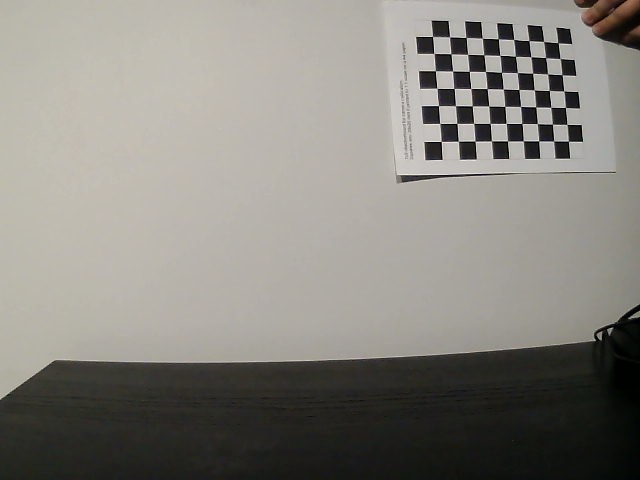
#> input picture CameraCalibrationPhotos/WIN_20220330_00_13_16_Pro.jpg, 640 x 480 px; its folder holds only this picture in this run
$ python -i helpers.py   (imports and definitions only)
#> lines starting #> are read from the running program, lines starting #| are printed output that depends on the picture; after the words box and inside, x2 and y2 are one past the last pixel; in counts of white or black regions, pixels touching at a corner belong together
#> further down, picture is the input picture: shape (480, 640, 3); mean B, G, R 126.6, 133, 135.7
import cv2
import numpy as np
import glob
import json
import matplotlib.pyplot as plt


# [18 lines left out: functions calibrate_camera, undistort_camera, not called in this run]


def pre_processing(img):
    # https://www.geeksforgeeks.org/text-detection-and-extraction-using-opencv-and-ocr/
    imgGray = cv2.cvtColor(img, cv2.COLOR_BGR2GRAY)
    imgBlur = cv2.GaussianBlur(imgGray, (5, 5), 1)
    imgThreshold = cv2.adaptiveThreshold(imgBlur, 255, cv2.ADAPTIVE_THRESH_GAUSSIAN_C, cv2.THRESH_BINARY, 11, 2)
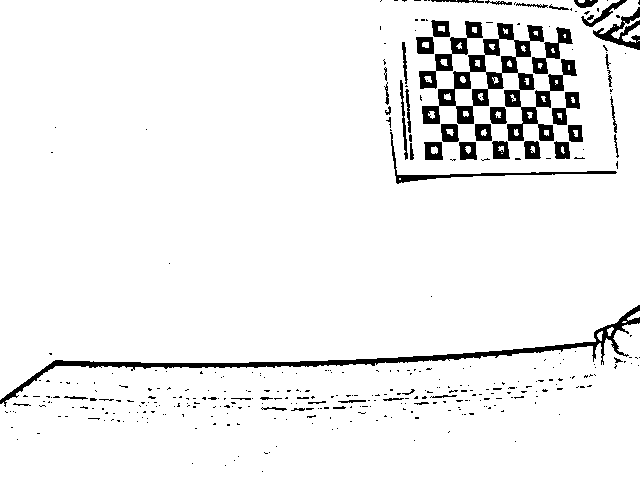
#> imgThreshold: shape (480, 640); 94.2% white; 368 black regions (316 under 20 px), largest, box (x1, y1, x2, y2) and area: (422, 23, 577, 141) 4635, (0, 305, 640, 407) 3682, (419, 21, 483, 89) 968
    imgInvert = cv2.bitwise_not(imgThreshold, 0)
    imgKernel = cv2.getStructuringElement(cv2.MORPH_RECT, (2, 2))
    imgMorph = cv2.morphologyEx(imgInvert, cv2.MORPH_OPEN, imgKernel)
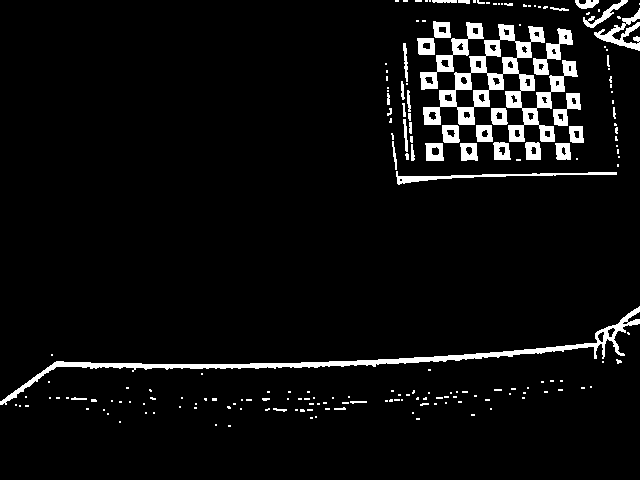
#> imgMorph: shape (480, 640); 5.4% white; 192 white regions (148 under 20 px), largest, box (x1, y1, x2, y2) and area: (423, 24, 578, 142) 4611, (0, 306, 640, 405) 3601, (420, 22, 484, 90) 965
    result = cv2.dilate(imgMorph, imgKernel, iterations=1)
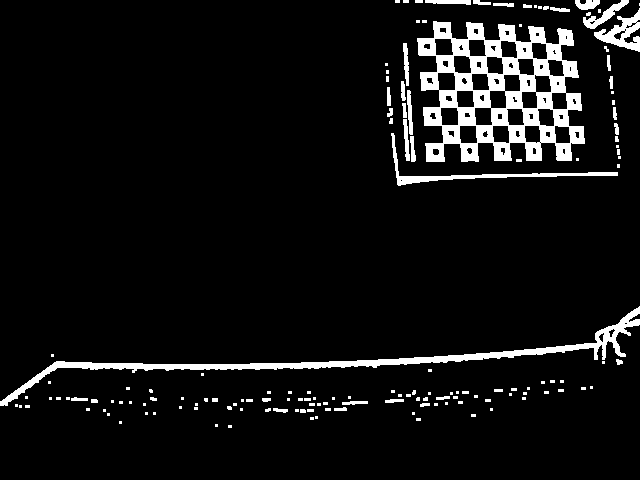
#> result: shape (480, 640); 7% white; 149 white regions (104 under 20 px), largest, box (x1, y1, x2, y2) and area: (417, 21, 585, 162) 11086, (0, 306, 640, 406) 4525, (391, 133, 618, 186) 1085
    return result


# [140 lines left out: functions find_corners, find_corner_position, warp_img, isolate_cells, preprocess_cell, crop_cell and 4 more, not called in this run]

>>> import cv2
>>> picture = cv2.imread('CameraCalibrationPhotos/WIN_20220330_00_13_16_Pro.jpg')
>>> result = pre_processing(picture)

$ run again, on CameraCalibrationPhotos/WIN_20220330_00_13_25_Pro.jpg
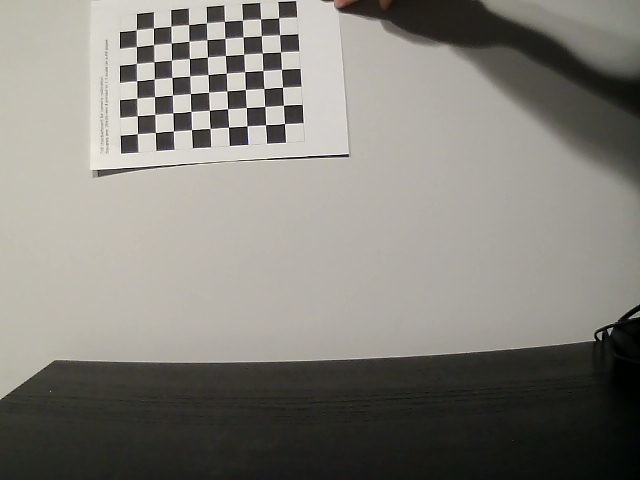
#> input picture CameraCalibrationPhotos/WIN_20220330_00_13_25_Pro.jpg, 640 x 480 px
#> picture is the input picture: shape (480, 640, 3); mean B, G, R 122.5, 129.2, 131.8
#> in pre_processing, `imgThreshold = cv2.adaptiveThreshold(imgBlur, 255, cv2.ADAPTIVE_THRESH..`:
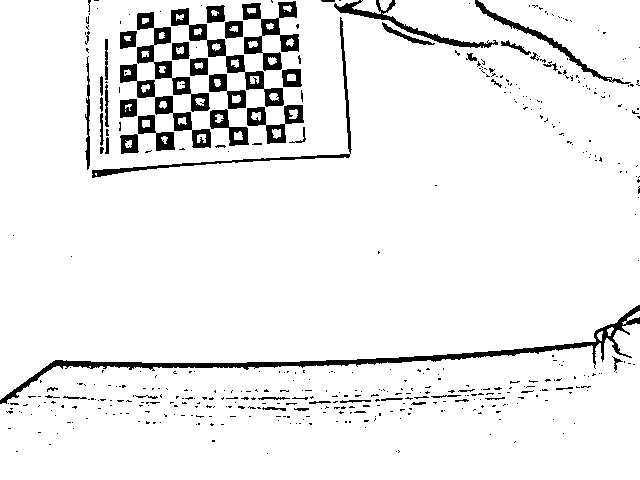
#> imgThreshold: shape (480, 640); 93.1% white; 468 black regions (410 under 20 px), largest, box (x1, y1, x2, y2) and area: (0, 305, 640, 404) 3775, (171, 8, 284, 107) 1551, (242, 1, 299, 71) 1502
#> imgMorph: shape (480, 640); 6.4% white; 215 white regions (164 under 20 px), largest, box (x1, y1, x2, y2) and area: (0, 306, 640, 405) 3689, (172, 9, 285, 108) 1534, (138, 13, 211, 113) 1470
#> in pre_processing, `result = cv2.dilate(imgMorph, imgKernel, iterations=1)`:
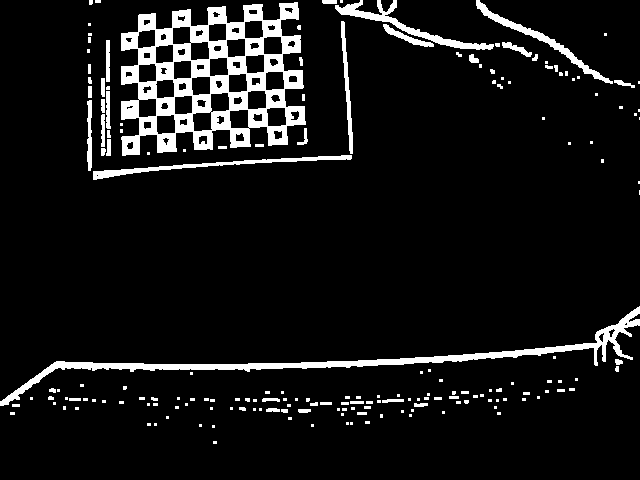
#> result: shape (480, 640); 8.2% white; 185 white regions (124 under 20 px), largest, box (x1, y1, x2, y2) and area: (121, 2, 306, 156) 12402, (0, 306, 640, 406) 4640, (335, 0, 494, 50) 1270

$ run again, on CameraCalibrationPhotos/WIN_20220330_00_13_31_Pro.jpg
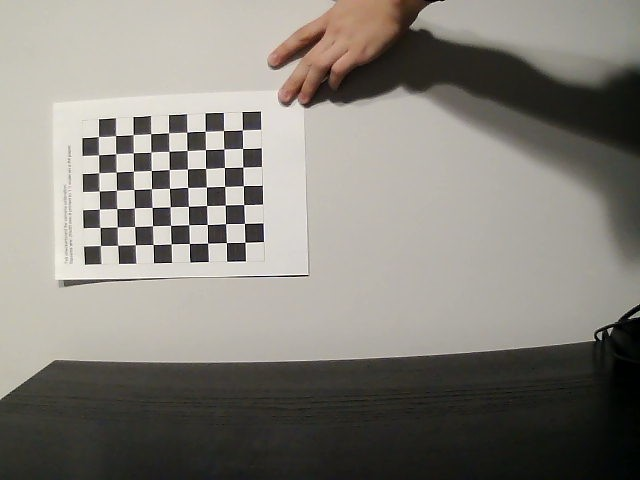
#> input picture CameraCalibrationPhotos/WIN_20220330_00_13_31_Pro.jpg, 640 x 480 px
#> picture is the input picture: shape (480, 640, 3); mean B, G, R 122.9, 130, 133.7
#> in pre_processing, `imgThreshold = cv2.adaptiveThreshold(imgBlur, 255, cv2.ADAPTIVE_THRESH..`:
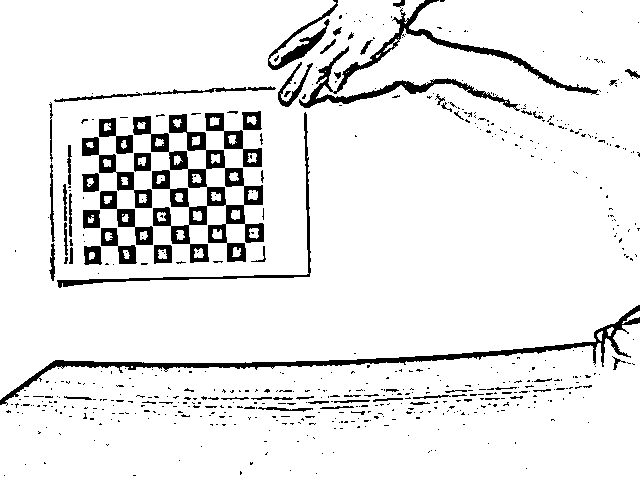
#> imgThreshold: shape (480, 640); 91.5% white; 587 black regions (512 under 20 px), largest, box (x1, y1, x2, y2) and area: (133, 114, 264, 263) 5363, (0, 305, 640, 406) 3790, (299, 0, 599, 111) 3678
#> imgMorph: shape (480, 640); 7.8% white; 273 white regions (200 under 20 px), largest, box (x1, y1, x2, y2) and area: (134, 115, 265, 264) 5337, (0, 306, 640, 406) 3636, (335, 0, 598, 95) 1936
#> in pre_processing, `result = cv2.dilate(imgMorph, imgKernel, iterations=1)`:
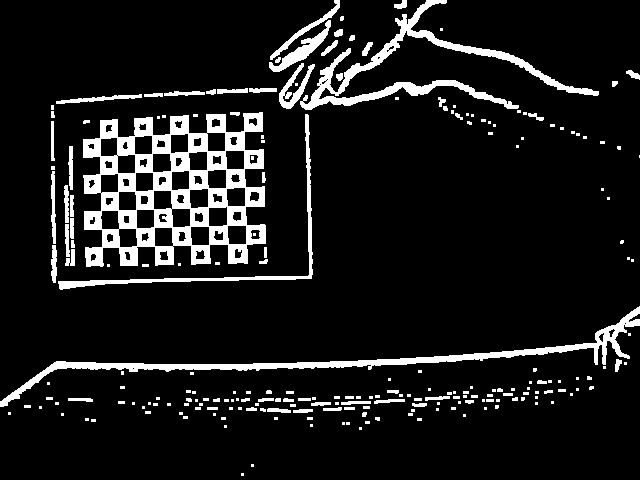
#> result: shape (480, 640); 10.3% white; 224 white regions (141 under 20 px), largest, box (x1, y1, x2, y2) and area: (83, 112, 266, 267) 12721, (0, 306, 640, 407) 4658, (300, 0, 599, 110) 4601

$ run again, on CameraCalibrationPhotos/WIN_20220330_00_13_39_Pro.jpg
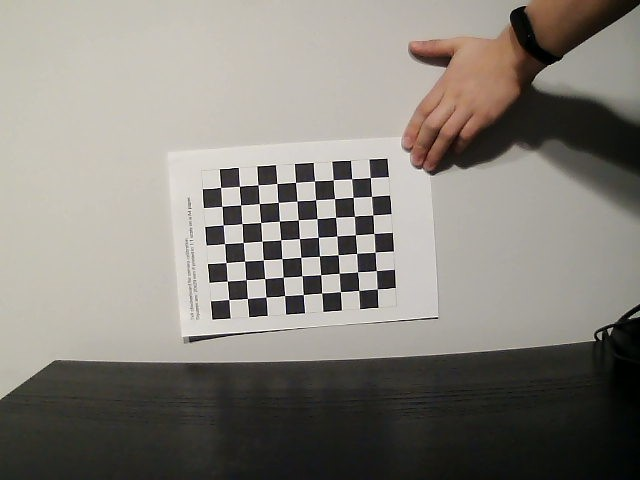
#> input picture CameraCalibrationPhotos/WIN_20220330_00_13_39_Pro.jpg, 640 x 480 px
#> picture is the input picture: shape (480, 640, 3); mean B, G, R 122.9, 130, 134.2
#> in pre_processing, `imgThreshold = cv2.adaptiveThreshold(imgBlur, 255, cv2.ADAPTIVE_THRESH..`:
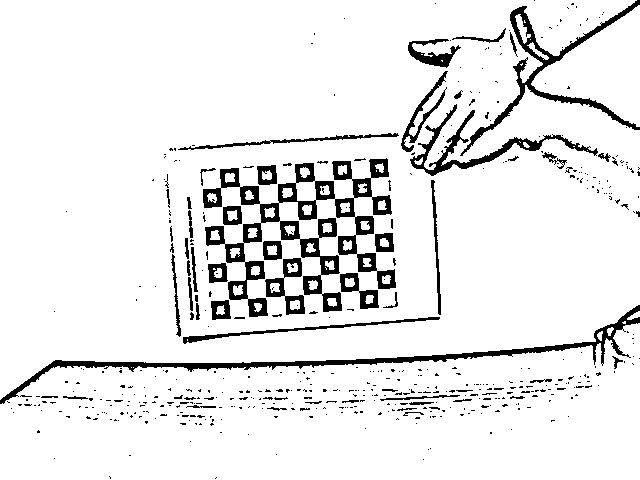
#> imgThreshold: shape (480, 640); 91.4% white; 507 black regions (445 under 20 px), largest, box (x1, y1, x2, y2) and area: (203, 158, 396, 317) 7814, (0, 305, 640, 404) 3814, (460, 0, 640, 156) 2652
#> imgMorph: shape (480, 640); 8% white; 246 white regions (197 under 20 px), largest, box (x1, y1, x2, y2) and area: (204, 160, 397, 318) 7760, (0, 306, 640, 405) 3730, (462, 0, 640, 157) 2593
#> in pre_processing, `result = cv2.dilate(imgMorph, imgKernel, iterations=1)`:
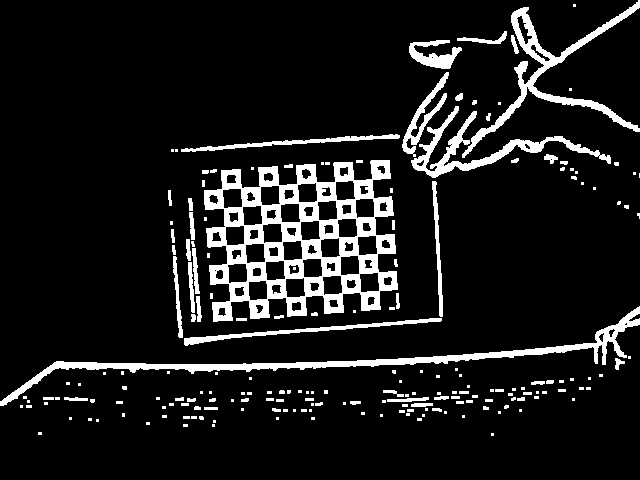
#> result: shape (480, 640); 10.5% white; 198 white regions (121 under 20 px), largest, box (x1, y1, x2, y2) and area: (204, 160, 398, 322) 13032, (0, 306, 640, 406) 4653, (462, 0, 640, 158) 3299
